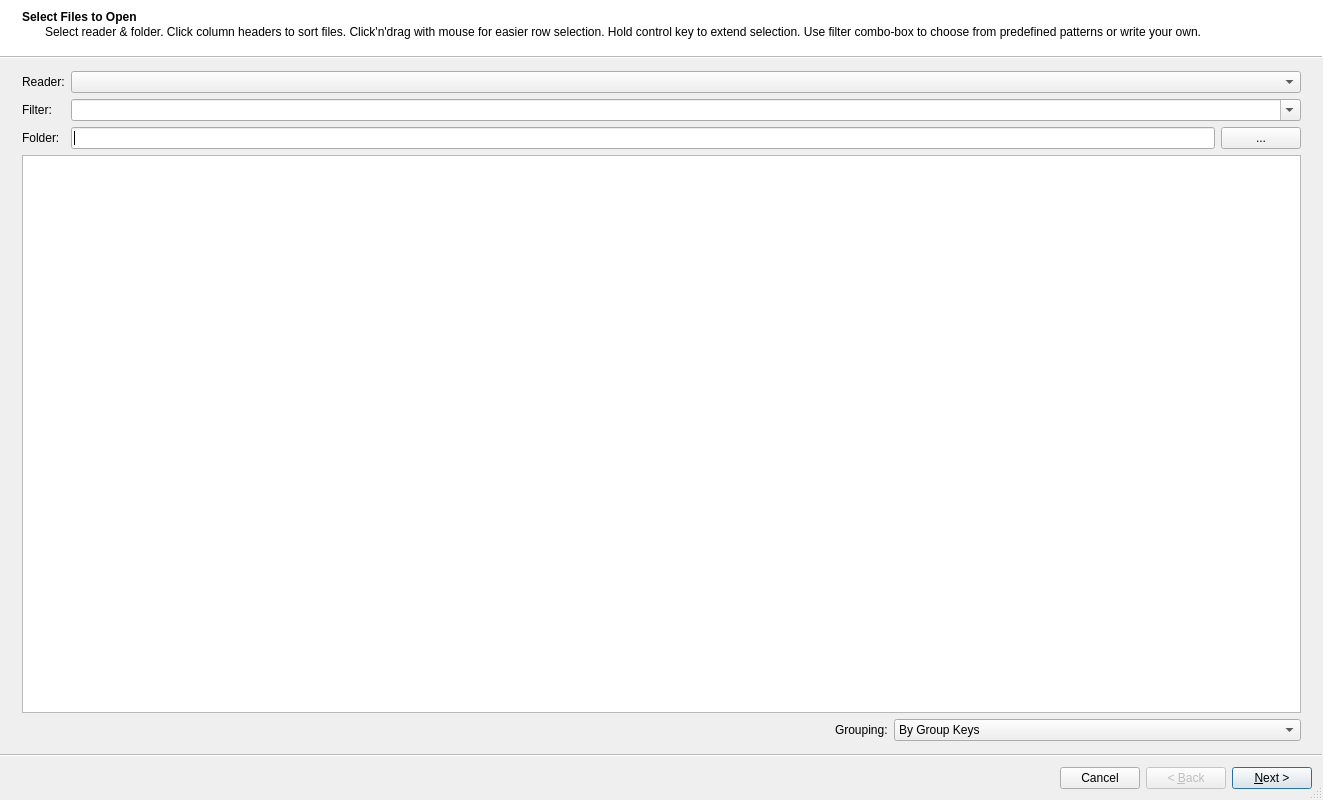
<?xml version="1.0" encoding="UTF-8"?>
<ui version="4.0">
 <class>openFileWizard</class>
 <widget class="QWizard" name="openFileWizard">
  <property name="geometry">
   <rect>
    <x>0</x>
    <y>0</y>
    <width>1100</width>
    <height>800</height>
   </rect>
  </property>
  <property name="windowTitle">
   <string>Open File Wizard</string>
  </property>
  <property name="sizeGripEnabled">
   <bool>true</bool>
  </property>
  <property name="modal">
   <bool>true</bool>
  </property>
  <property name="wizardStyle">
   <enum>QWizard::ModernStyle</enum>
  </property>
  <property name="options">
   <set>QWizard::CancelButtonOnLeft</set>
  </property>
  <property name="titleFormat">
   <enum>Qt::AutoText</enum>
  </property>
  <property name="subTitleFormat">
   <enum>Qt::AutoText</enum>
  </property>
  <widget class="InitiallyIncompleteWizardPage" name="fileSelectionPage">
   <property name="layoutDirection">
    <enum>Qt::LeftToRight</enum>
   </property>
   <property name="title">
    <string>Select Files to Open</string>
   </property>
   <property name="subTitle">
    <string>Select reader &amp; folder. Click column headers to sort files. Click'n'drag with mouse for easier row selection. Hold control key to extend selection. Use filter combo-box to choose from predefined patterns or write your own.</string>
   </property>
   <layout class="QVBoxLayout" name="verticalLayout_2">
    <item>
     <layout class="QGridLayout" name="gridLayout">
      <item row="1" column="0">
       <widget class="QLabel" name="filterPatternLabel">
        <property name="text">
         <string>Filter:</string>
        </property>
       </widget>
      </item>
      <item row="2" column="0">
       <widget class="QLabel" name="folderLabel">
        <property name="text">
         <string>Folder:</string>
        </property>
       </widget>
      </item>
      <item row="2" column="1">
       <widget class="QLineEdit" name="folderTextBox">
        <property name="text">
         <string/>
        </property>
       </widget>
      </item>
      <item row="1" column="1" colspan="2">
       <widget class="QComboBox" name="filterPatternComboBox">
        <property name="editable">
         <bool>true</bool>
        </property>
        <property name="sizeAdjustPolicy">
         <enum>QComboBox::AdjustToMinimumContentsLength</enum>
        </property>
        <property name="minimumContentsLength">
         <number>150</number>
        </property>
       </widget>
      </item>
      <item row="0" column="0">
       <widget class="QLabel" name="readerLabel">
        <property name="maximumSize">
         <size>
          <width>50</width>
          <height>16777215</height>
         </size>
        </property>
        <property name="text">
         <string>Reader:</string>
        </property>
       </widget>
      </item>
      <item row="0" column="1" colspan="2">
       <widget class="QComboBox" name="readerComboBox"/>
      </item>
      <item row="2" column="2">
       <widget class="QPushButton" name="selectFolderButton">
        <property name="sizePolicy">
         <sizepolicy hsizetype="Fixed" vsizetype="Fixed">
          <horstretch>0</horstretch>
          <verstretch>0</verstretch>
         </sizepolicy>
        </property>
        <property name="toolTip">
         <string>Add files/dirs to list</string>
        </property>
        <property name="text">
         <string>...</string>
        </property>
        <property name="checkable">
         <bool>false</bool>
        </property>
       </widget>
      </item>
     </layout>
    </item>
    <item>
     <widget class="QTableWidget" name="fileTable">
      <property name="sizeAdjustPolicy">
       <enum>QAbstractScrollArea::AdjustToContents</enum>
      </property>
      <property name="editTriggers">
       <set>QAbstractItemView::NoEditTriggers</set>
      </property>
      <property name="selectionBehavior">
       <enum>QAbstractItemView::SelectRows</enum>
      </property>
      <property name="sortingEnabled">
       <bool>true</bool>
      </property>
      <attribute name="horizontalHeaderMinimumSectionSize">
       <number>20</number>
      </attribute>
      <attribute name="verticalHeaderMinimumSectionSize">
       <number>14</number>
      </attribute>
      <attribute name="verticalHeaderDefaultSectionSize">
       <number>14</number>
      </attribute>
     </widget>
    </item>
    <item>
     <layout class="QHBoxLayout" name="horizontalLayout">
      <item>
       <widget class="QLabel" name="statusMessage">
        <property name="minimumSize">
         <size>
          <width>400</width>
          <height>0</height>
         </size>
        </property>
        <property name="text">
         <string/>
        </property>
       </widget>
      </item>
      <item>
       <spacer name="horizontalSpacer_3">
        <property name="orientation">
         <enum>Qt::Horizontal</enum>
        </property>
        <property name="sizeHint" stdset="0">
         <size>
          <width>40</width>
          <height>20</height>
         </size>
        </property>
       </spacer>
      </item>
      <item>
       <widget class="QLabel" name="groupingModeLabel">
        <property name="text">
         <string>Grouping:</string>
        </property>
       </widget>
      </item>
      <item>
       <widget class="QComboBox" name="groupingModeComboBox">
        <property name="sizePolicy">
         <sizepolicy hsizetype="MinimumExpanding" vsizetype="Fixed">
          <horstretch>0</horstretch>
          <verstretch>0</verstretch>
         </sizepolicy>
        </property>
        <item>
         <property name="text">
          <string>By Group Keys</string>
         </property>
        </item>
        <item>
         <property name="text">
          <string>Keep Separate</string>
         </property>
        </item>
        <item>
         <property name="text">
          <string>Merge All</string>
         </property>
        </item>
       </widget>
      </item>
     </layout>
    </item>
   </layout>
  </widget>
  <widget class="InitiallyIncompleteWizardPage" name="productSelectionPage">
   <property name="title">
    <string>Select Products</string>
   </property>
   <property name="subTitle">
    <string>Select products to add</string>
   </property>
   <layout class="QVBoxLayout" name="verticalLayout">
    <item>
     <layout class="QHBoxLayout" name="productSelectionButtonLayout">
      <item>
       <widget class="QPushButton" name="selectAllButton">
        <property name="text">
         <string>Select/Deselect All</string>
        </property>
       </widget>
      </item>
      <item>
       <spacer name="productSelectionButtonSpacer">
        <property name="orientation">
         <enum>Qt::Horizontal</enum>
        </property>
        <property name="sizeHint" stdset="0">
         <size>
          <width>5</width>
          <height>20</height>
         </size>
        </property>
       </spacer>
      </item>
      <item>
       <widget class="QLabel" name="resamplingMethodLabel">
        <property name="text">
         <string>Resampling Method:</string>
        </property>
       </widget>
      </item>
      <item>
       <widget class="QComboBox" name="resamplingMethodComboBox">
        <property name="sizePolicy">
         <sizepolicy hsizetype="MinimumExpanding" vsizetype="Fixed">
          <horstretch>1</horstretch>
          <verstretch>0</verstretch>
         </sizepolicy>
        </property>
        <property name="sizeIncrement">
         <size>
          <width>1</width>
          <height>0</height>
         </size>
        </property>
       </widget>
      </item>
      <item>
       <widget class="QLabel" name="radiusOfInfluenceLabel">
        <property name="text">
         <string>Radius of Influence:</string>
        </property>
       </widget>
      </item>
      <item>
       <widget class="QSpinBox" name="radiusOfInfluenceSpinBox">
        <property name="suffix">
         <string> m</string>
        </property>
        <property name="minimum">
         <number>100</number>
        </property>
        <property name="maximum">
         <number>10000000</number>
        </property>
        <property name="singleStep">
         <number>100</number>
        </property>
        <property name="value">
         <number>5000</number>
        </property>
       </widget>
      </item>
      <item>
       <widget class="QLabel" name="projectionLabel">
        <property name="text">
         <string>Projection:</string>
        </property>
       </widget>
      </item>
      <item>
       <widget class="QComboBox" name="projectionComboBox">
        <property name="sizePolicy">
         <sizepolicy hsizetype="MinimumExpanding" vsizetype="Fixed">
          <horstretch>1</horstretch>
          <verstretch>0</verstretch>
         </sizepolicy>
        </property>
        <property name="sizeIncrement">
         <size>
          <width>1</width>
          <height>0</height>
         </size>
        </property>
       </widget>
      </item>
      <item>
       <widget class="QLabel" name="resamplingShapeLabel">
        <property name="text">
         <string>Shape:</string>
        </property>
       </widget>
      </item>
      <item>
       <widget class="QSpinBox" name="resamplingShapeRowSpinBox">
        <property name="minimum">
         <number>1</number>
        </property>
        <property name="maximum">
         <number>100000</number>
        </property>
        <property name="value">
         <number>1000</number>
        </property>
       </widget>
      </item>
      <item>
       <widget class="QSpinBox" name="resamplingShapeColumnSpinBox">
        <property name="minimum">
         <number>1</number>
        </property>
        <property name="maximum">
         <number>100000</number>
        </property>
        <property name="value">
         <number>1000</number>
        </property>
       </widget>
      </item>
     </layout>
    </item>
    <item>
     <widget class="QTableWidget" name="selectIDTable">
      <property name="sizeAdjustPolicy">
       <enum>QAbstractScrollArea::AdjustToContents</enum>
      </property>
      <property name="editTriggers">
       <set>QAbstractItemView::NoEditTriggers</set>
      </property>
      <property name="selectionBehavior">
       <enum>QAbstractItemView::SelectRows</enum>
      </property>
      <property name="sortingEnabled">
       <bool>true</bool>
      </property>
      <attribute name="horizontalHeaderMinimumSectionSize">
       <number>20</number>
      </attribute>
      <attribute name="verticalHeaderMinimumSectionSize">
       <number>14</number>
      </attribute>
      <attribute name="verticalHeaderDefaultSectionSize">
       <number>14</number>
      </attribute>
     </widget>
    </item>
   </layout>
  </widget>
 </widget>
 <customwidgets>
  <customwidget>
   <class>InitiallyIncompleteWizardPage</class>
   <extends>QWizardPage</extends>
   <header>uwsift/ui/custom_widgets.h</header>
   <container>1</container>
  </customwidget>
 </customwidgets>
 <tabstops>
  <tabstop>readerComboBox</tabstop>
  <tabstop>filterPatternComboBox</tabstop>
  <tabstop>folderTextBox</tabstop>
  <tabstop>selectFolderButton</tabstop>
  <tabstop>fileTable</tabstop>
  <tabstop>selectAllButton</tabstop>
  <tabstop>selectIDTable</tabstop>
 </tabstops>
 <resources/>
 <connections/>
</ui>
